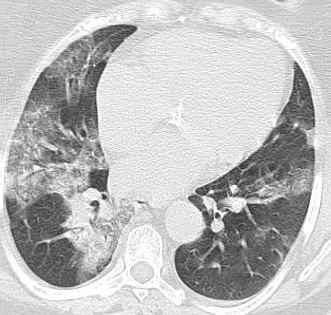
#> input picture data/COVID/Covid (1000).png, 331 x 315 px; its folder holds 4 pictures in this run
$ jupyter execute EDA.ipynb
#> lines starting #> are read from the running program, lines starting #| are printed output that depends on the picture
# Exploratory Data Analysis (EDA)

This notebook explores the CT scan dataset for COVID-19 and non-COVID classes.

[cell 1]
import os
import cv2
import numpy as np
import matplotlib.pyplot as plt
import seaborn as sns
from collections import Counter
from glob import glob

data_dir = '../data'
covid_dir = os.path.join(data_dir, 'COVID')
non_covid_dir = os.path.join(data_dir, 'non-COVID')

covid_images = glob(os.path.join(covid_dir, '*.*'))
non_covid_images = glob(os.path.join(non_covid_dir, '*.*'))

print(f"Total COVID-19 scans: {len(covid_images)}")
print(f"Total non-COVID scans: {len(non_covid_images)}")

## Class Distribution

[cell 2]
labels = ['COVID', 'non-COVID']
counts = [len(covid_images), len(non_covid_images)]

plt.figure(figsize=(8, 6))
sns.barplot(x=labels, y=counts, palette='viridis')
plt.title('Class Distribution of CT Scans')
plt.ylabel('Number of Images')
plt.show()
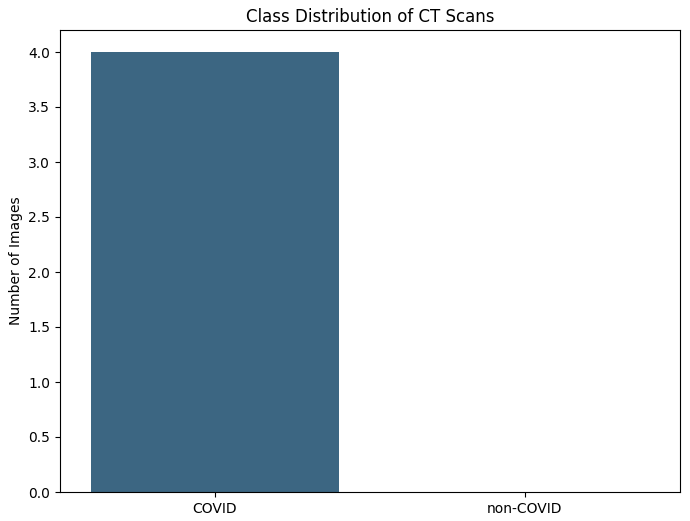
#> figure drawn by matplotlib, 1 panel

## Sample Visualizations

[cell 3]
def show_samples(image_paths, title):
#> called with title = 'Sample COVID-19 Scans'
    plt.figure(figsize=(15, 5))
    for i in range(5):
        if i < len(image_paths):
            img = cv2.imread(image_paths[i], cv2.IMREAD_GRAYSCALE)
#> img is the input picture: shape (315, 331); min 41, max 255, mean 189.6
            plt.subplot(1, 5, i+1)
            plt.imshow(img, cmap='gray')
            plt.title(f"Shape: {img.shape}")
            plt.axis('off')
    plt.suptitle(title)
    plt.show()
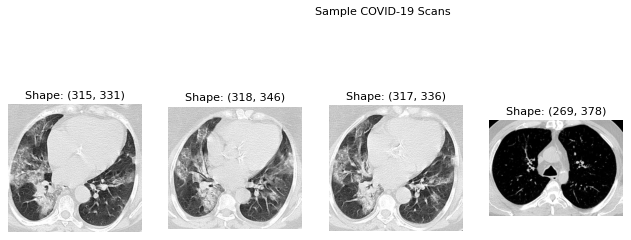
#> figure drawn by matplotlib, 4 panels

show_samples(covid_images[:5], 'Sample COVID-19 Scans')
show_samples(non_covid_images[:5], 'Sample non-COVID Scans')
